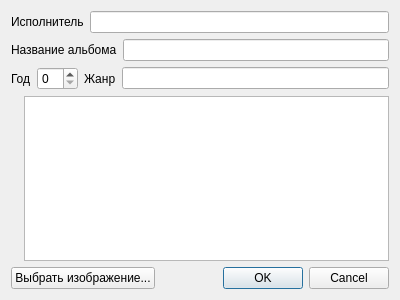
<?xml version="1.0" encoding="UTF-8"?>
<ui version="4.0">
 <class>AlbumDialog</class>
 <widget class="QDialog" name="AlbumDialog">
  <property name="geometry">
   <rect>
    <x>0</x>
    <y>0</y>
    <width>400</width>
    <height>300</height>
   </rect>
  </property>
  <property name="windowTitle">
   <string>Dialog</string>
  </property>
  <layout class="QGridLayout" name="gridLayout">
   <item row="0" column="0">
    <layout class="QVBoxLayout" name="verticalLayout">
     <item>
      <layout class="QHBoxLayout" name="horizontalLayout_3">
       <item>
        <widget class="QLabel" name="artist">
         <property name="text">
          <string>Исполнитель</string>
         </property>
        </widget>
       </item>
       <item>
        <widget class="QLineEdit" name="lineEdit_artist"/>
       </item>
      </layout>
     </item>
     <item>
      <layout class="QHBoxLayout" name="horizontalLayout_2">
       <item>
        <widget class="QLabel" name="name">
         <property name="text">
          <string>Название альбома</string>
         </property>
        </widget>
       </item>
       <item>
        <widget class="QLineEdit" name="lineEdit_name"/>
       </item>
      </layout>
     </item>
     <item>
      <layout class="QHBoxLayout" name="horizontalLayout">
       <item>
        <widget class="QLabel" name="yaer">
         <property name="text">
          <string>Год</string>
         </property>
        </widget>
       </item>
       <item>
        <widget class="QSpinBox" name="spinBox"/>
       </item>
       <item>
        <widget class="QLabel" name="ganre">
         <property name="text">
          <string>Жанр</string>
         </property>
        </widget>
       </item>
       <item>
        <widget class="QLineEdit" name="lineEdit_ganre"/>
       </item>
      </layout>
     </item>
     <item>
      <layout class="QHBoxLayout" name="horizontalLayout_4">
       <item>
        <widget class="QLabel" name="image">
         <property name="text">
          <string/>
         </property>
        </widget>
       </item>
       <item>
        <widget class="QPlainTextEdit" name="plainTextEdit_describe"/>
       </item>
      </layout>
     </item>
     <item>
      <layout class="QHBoxLayout" name="horizontalLayout_5">
       <item>
        <widget class="QPushButton" name="pushButton">
         <property name="text">
          <string>Выбрать изображение...</string>
         </property>
        </widget>
       </item>
       <item>
        <widget class="QDialogButtonBox" name="buttonBox">
         <property name="orientation">
          <enum>Qt::Horizontal</enum>
         </property>
         <property name="standardButtons">
          <set>QDialogButtonBox::Cancel|QDialogButtonBox::Ok</set>
         </property>
        </widget>
       </item>
      </layout>
     </item>
    </layout>
   </item>
  </layout>
 </widget>
 <resources/>
 <connections>
  <connection>
   <sender>buttonBox</sender>
   <signal>accepted()</signal>
   <receiver>AlbumDialog</receiver>
   <slot>accept()</slot>
   <hints>
    <hint type="sourcelabel">
     <x>248</x>
     <y>254</y>
    </hint>
    <hint type="destinationlabel">
     <x>157</x>
     <y>274</y>
    </hint>
   </hints>
  </connection>
  <connection>
   <sender>buttonBox</sender>
   <signal>rejected()</signal>
   <receiver>AlbumDialog</receiver>
   <slot>reject()</slot>
   <hints>
    <hint type="sourcelabel">
     <x>316</x>
     <y>260</y>
    </hint>
    <hint type="destinationlabel">
     <x>286</x>
     <y>274</y>
    </hint>
   </hints>
  </connection>
 </connections>
</ui>
